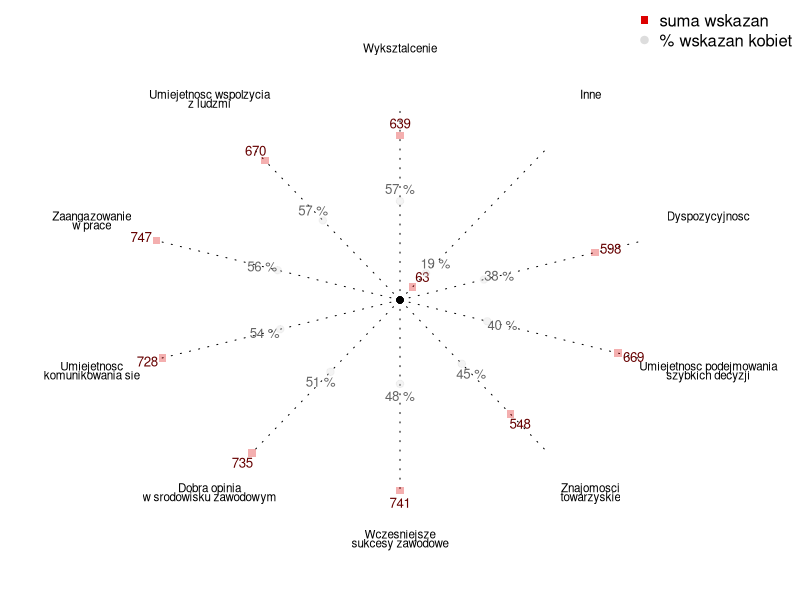
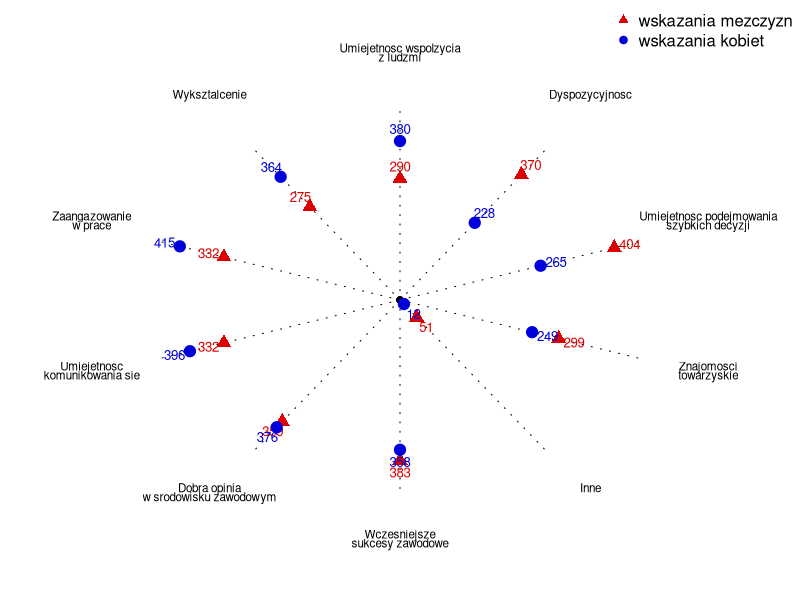
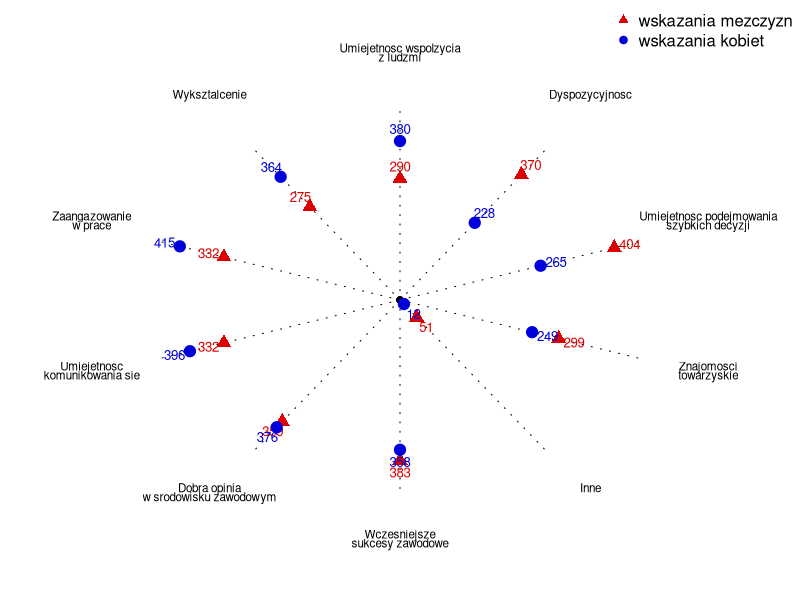
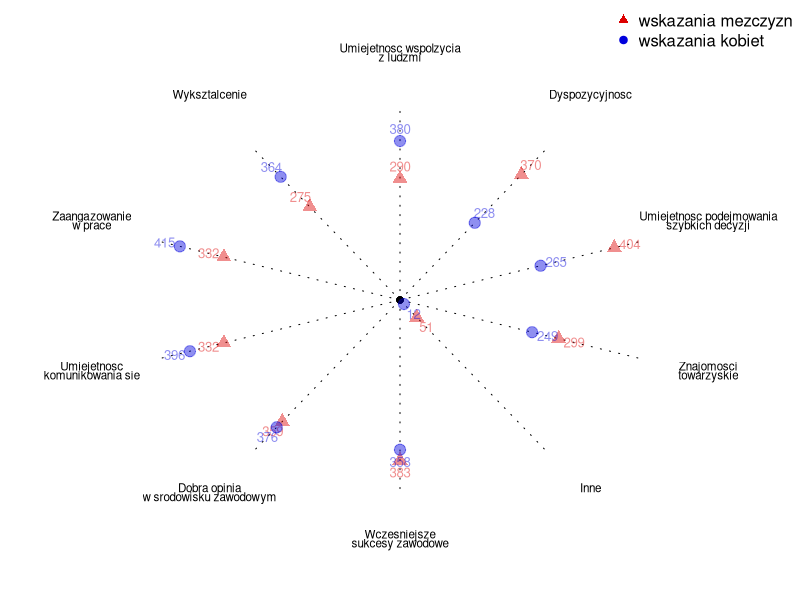

Write R code to recreate these figures, in order.
# http://www.egospodarka.pl/73883,Kobieta-menedzer-ma-mniejsze-szanse-na-awans,1,39,1.html

dane <- matrix(c(12, 51,
415, 332,
228, 370,
364, 275,
249, 299,
265, 404,
358, 383,
380, 290,
396, 332, 
376, 359), 10,2,byrow=T)
nazwy <- c("Inne", "Zaangazowanie w prace", "Dyspozycyjnosc", "Wyksztalcenie", "Znajomosci towarzyskie", "Umiejetnosc podejmowania szybkich decyzji", "Wczesniejsze sukcesy zawodowe", "Umiejetnosc wspolzycia z ludzmi", "Umiejetnosc komunikowania sie", "Dobra opinia w srodowisku zawodowym")
nazwy2 <- sapply(nazwy, function(n) {
   tmp <- strsplit(n, split=" ")[[1]]
   c(paste(tmp[1:(length(tmp)/2)],collapse=" "),
     paste(tmp[-(1:(length(tmp)/2))],collapse=" "))
})


# wykresy radarowe 
grup <- nrow(dane)
x <- sin(2*pi*(1:grup)/grup)
y <- cos(2*pi*(1:grup)/grup)

plotPath <- function (wsp, labs, col="#dddddd", col2=col, pch=19, lwd=3, cex2=1, cex=0.8,adj=c(0.5,0.5)) {
  inds <- c(seq_along(wsp),1)
#  polygon((x*wsp)[inds],(y*wsp)[inds], col=col, lwd=lwd)
#  polygon((x*wsp)[inds],(y*wsp)[inds], border=col, col=NA, lwd=lwd)
  points(x*wsp,y*wsp, col=col, pch=pch, cex=cex2)
  text(x*(wsp+0.07),y*(wsp+0.07), labs, adj=adj, cex=cex,col=col2)
}
plotSpider <-function(nazwy,skala=c(0,0.5,1), skala2=1.1, skala3=1.4, cex=1, cex2=0.7, pch=19) {
  for (i in seq_along(skala)) 
    points(x*skala[i],y*skala[i],pch=pch,cex=cex)
  for (i in 1:grup) 
     lines(c(0,skala2*x[i]), c(0,skala2*y[i]),lty="1818") #3
  for (i in 1:grup) {
     text(skala3*x[i], skala3*y[i], nazwy[1,i], adj=c(0.5,-0.5), cex=cex2)
     text(skala3*x[i], skala3*y[i], nazwy[2,i], adj=c(0.5,0.5), cex=cex2)
  }
}

# kolejnosc, wielkosc grup

kol <- order(dane[,1]/dane[,2])
nazwy <- nazwy[kol]
nazwy2 <- nazwy2[,kol]
dane <- dane[kol,]

library(Cairo)

CairoSVG("radar1.svg",8,8)
par(mar=c(0,0,0,0))
plot(c(-1.6,1.6),c(-1.6,1.6), xlab="",ylab="",bty="n",type="n",xaxt="n",yaxt="n")
plotSpider(nazwy2,cex=0.8,skala=0)
# udzial kobiet
wsp2 <- rowSums(dane)/(2.2*mean(dane))
plotPath(wsp2, rowSums(dane), col="#dd000050",col2="#660000",lwd=1,pch=15)
wsp <- dane[,1]/rowSums(dane)
plotPath(wsp, paste(round(wsp*100),"%"),col="#dddddd50", col2="#666666",lwd=1)
legend("topright",c("suma wskazan", "% wskazan kobiet"),pch=c(15,19),cex=1,col=c("#dd0000","#dddddd"),bty="n")
dev.off()

# kolejnosc, roznica pomiedzy odpowiedziami

kol <- order(dane[,1] - dane[,2])
nazwy <- nazwy[kol]
nazwy2 <- nazwy2[,kol]
dane <- dane[kol,]

CairoSVG("radar2.svg",8,8)
par(mar=c(0,0,0,0))
plot(c(-1.6,1.6),c(-1.6,1.6), xlab="",ylab="",bty="n",type="n",xaxt="n",yaxt="n")
plotSpider(nazwy2,cex=0.8,skala=0)
# udzial kobiet
wsp <- dane[,1]/max(dane)
wsp2 <- dane[,2]/max(dane)
plotPath(wsp2, dane[,2],col="#dd0000",pch=17,cex2=1.5,lwd=1)
plotPath(wsp, dane[,1],col="#0000dd",cex2=1.5,lwd=1)
legend("topright",c("wskazania mezczyzn", "wskazania kobiet"),pch=c(17,19),cex=1,col=c("#dd0000","#0000dd"),bty="n")
dev.off()

CairoSVG("radar3.svg",8,8)
par(mar=c(0,0,0,0))
plot(c(-1.6,1.6),c(-1.6,1.6), xlab="",ylab="",bty="n",type="n",xaxt="n",yaxt="n")
plotSpider(nazwy2,cex=0.8,skala=0)
# udzial kobiet
wsp <- dane[,1]/max(dane)
wsp2 <- dane[,2]/max(dane)
plotPath(wsp2, dane[,2],col="#dd0000",pch=17,cex2=1.5,lwd=1)
plotPath(wsp, dane[,1],col="#0000dd",cex2=1.5,lwd=1)
legend("topright",c("wskazania mezczyzn", "wskazania kobiet"),pch=c(17,19),cex=1,col=c("#dd0000","#0000dd"),bty="n")
dev.off()




CairoSVG("radar4.svg",8,8)
par(mar=c(0,0,0,0))
plot(c(-1.6,1.6),c(-1.6,1.6), xlab="",ylab="",bty="n",type="n",xaxt="n",yaxt="n")
plotSpider(nazwy2,cex=0.8,skala=0)
# udzial kobiet
wsp <- dane[,1]/max(dane)
wsp2 <- dane[,2]/max(dane)
plotPath(wsp2, dane[,2],col="#dd000070",pch=17,cex2=1.5,lwd=1)
plotPath(wsp, dane[,1],col="#0000dd70",cex2=1.5,lwd=1)
legend("topright",c("wskazania mezczyzn", "wskazania kobiet"),pch=c(17,19),cex=1,col=c("#dd0000","#0000dd"),bty="n")
dev.off()
